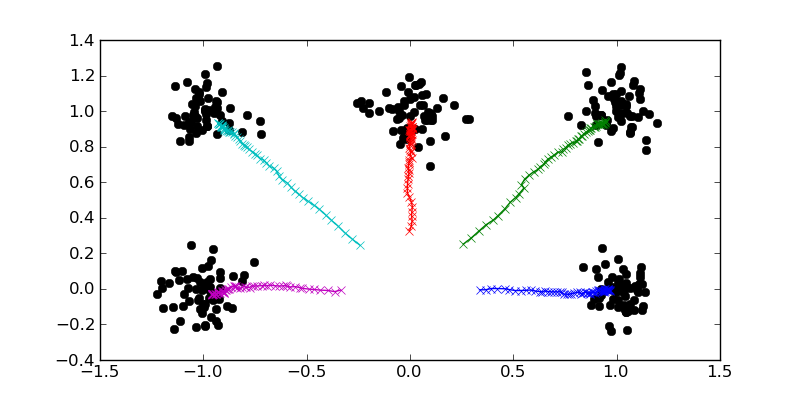

Generate this figure with Python:
################################################################################
# Peach - Computational Intelligence for Python
# Jose Alexandre Nalon
#
# This file: tutorial/self-organizing-maps.py
# Extended example on self-organizing maps
################################################################################

# We import numpy for arrays and peach for the library. Actually, peach also
# imports the numpy module, but we want numpy in a separate namespace. We will
# also need the random module:
from numpy import *
import random
import peach as p


# A self-organizing map has the ability to automatically recognize and classify
# patterns. This tutorial shows graphically how this happens. We have a set of
# points in the cartesian plane, each coordinate obtained from a central point
# plus a random (gaussian, average 0, small variance) shift in some direction.
# We use this set to build the network.

# First, we create the training set:
train_size = 300
centers = [ array([ 1.0, 0.0 ], dtype=float),
            array([ 1.0, 1.0 ], dtype=float),
            array([ 0.0, 1.0 ], dtype=float),
            array([-1.0, 1.0 ], dtype=float),
            array([-1.0, 0.0 ], dtype=float) ]
xs = [ ]
for i in range(train_size):
    x1 = random.gauss(0.0, 0.1)
    x2 = random.gauss(0.0, 0.1)
    xs.append(centers[i%5] + array([ x1, x2 ], dtype=float))

# Since we are working on the plane, each example and each neuron will have two
# coordinates. We will use five neurons (since we have five centers). The
# self-organizing map is created by the line below. Our goal is to show how the
# weights converge to the mass center of the point clouds, so we initialize the
# weights to show it:
nn = p.SOM((5, 2))
for i in range(5):
    nn.weights[i, 0] = 0.3 * cos(i*pi/4)
    nn.weights[i, 1] = 0.3 * sin(i*pi/4)


# We use these lists to track the variation of each neuron:
wlog = [ [ nn.weights[0] ],
         [ nn.weights[1] ],
         [ nn.weights[2] ],
         [ nn.weights[3] ],
         [ nn.weights[4] ] ]

# Here we feed and update the network. We could use the ``train`` method, but
# we want to track the weights:
for x in xs:
    y = nn(x)
    nn.learn(x)
    wlog[y].append(array(nn.weights[y]))


# If the system has the plot package matplotlib, this tutorial tries to plot
# and save the convergence of synaptic weights and error. The plot is saved in
# the file ``self-organizing-maps.png``.
try:
    from matplotlib import *
    from matplotlib.pylab import *

    figure(1).set_size_inches(8, 4)
    a1 = axes([ 0.125, 0.10, 0.775, 0.8 ])

    a1.hold(True)
    for x in xs:
        plot( [x[0]], [x[1]], 'ko')
    for w in wlog:
        w = array(w[1:])
        plot( w[:, 0], w[:, 1], '-x')
    savefig("self-organizing-maps.png")

except ImportError:
    print "After %d iterations:" % (train_size,)
    print nn.weights